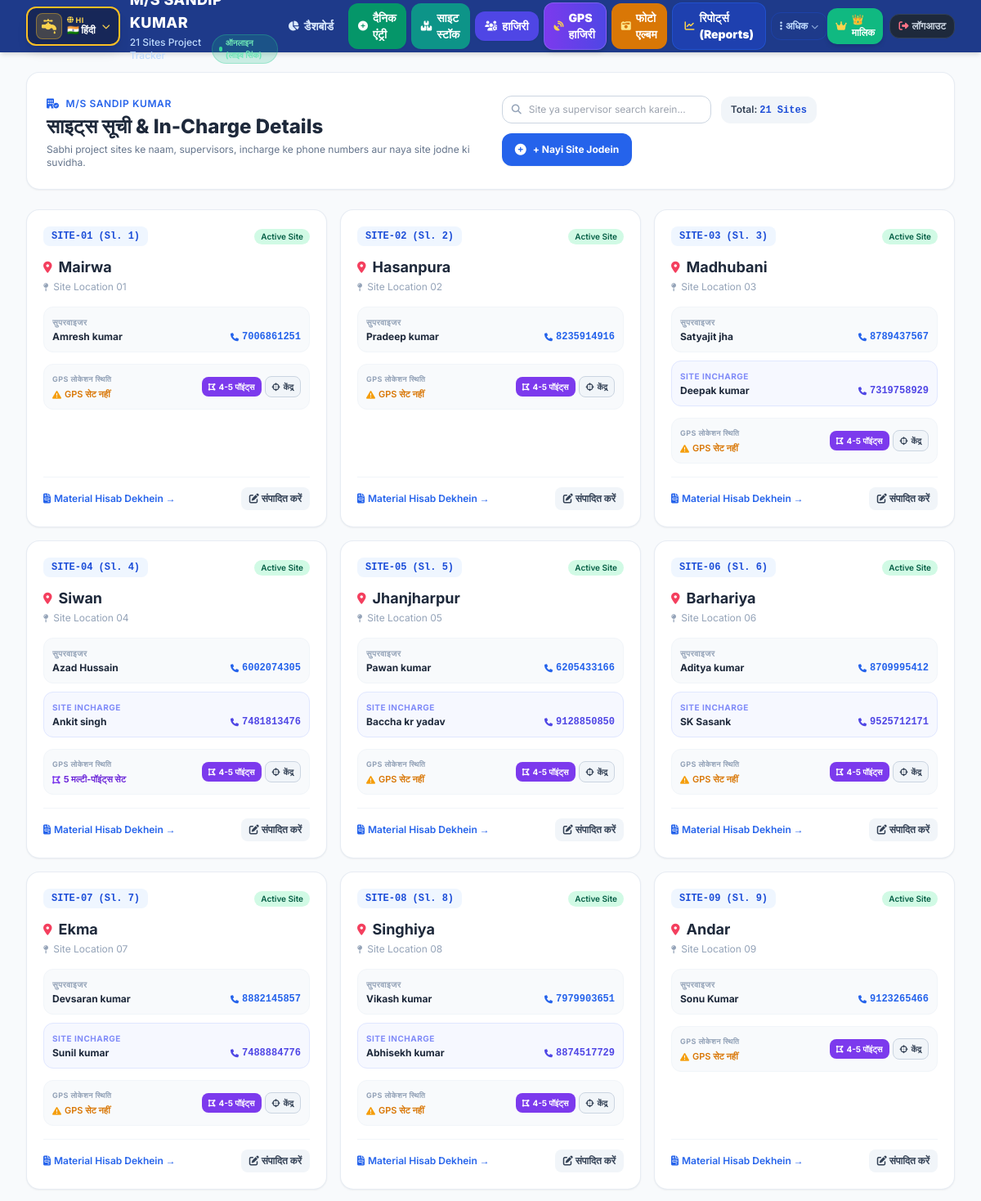
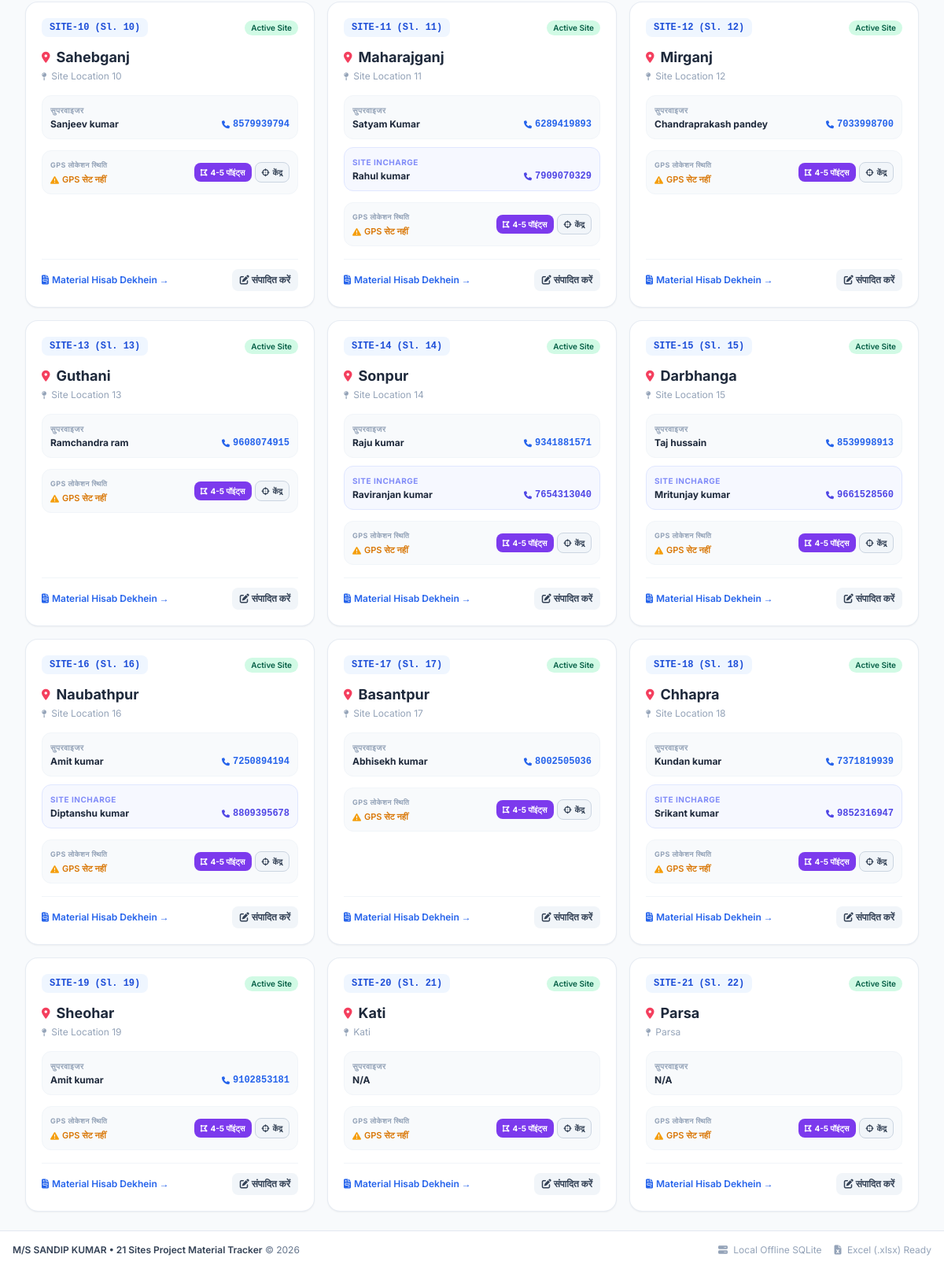
Page /sites (signed in) on the committed database (2 pictures, top to bottom).
### tables this page shows
CREATE TABLE sites (
        id INTEGER PRIMARY KEY AUTOINCREMENT,
        code TEXT UNIQUE NOT NULL,
        name TEXT NOT NULL,
        location TEXT,
        supervisor TEXT,
        contact TEXT,
        status TEXT DEFAULT 'Active',
        created_at TIMESTAMP DEFAULT CURRENT_TIMESTAMP
    , incharge TEXT, incharge_phone TEXT, latitude REAL, longitude REAL, geo_radius INTEGER DEFAULT 500);

### app.py (the view)
@app.route("/sites")
def sites_list():
    sites = database.get_all_sites()
    points_counts = database.get_geo_points_counts_by_site()
    return render_template("sites.html", sites=sites, points_counts=points_counts)

### templates/sites.html (shortened to what this page needs)
{% extends "base.html" %}
{% block content %}
<div class="space-y-6">
    <div class="bg-white rounded-2xl p-6 border border-slate-200/80 shadow-sm flex flex-col md:flex-row md:items-center justify-between gap-4">
        <div>
            <div class="inline-flex items-center gap-2 text-xs font-semibold text-blue-600 uppercase tracking-wider mb-1">
                <i class="fa-solid fa-building-circle-check"></i> M/S SANDIP KUMAR
            </div>
            <h1 class="text-2xl font-extrabold text-slate-800">Sites Directory & In-Charge Details</h1>
            <p class="text-xs text-slate-500 mt-1">
                Sabhi project sites ke naam, supervisors, incharge ke phone numbers aur naya site jodne ki suvidha.
            </p>
        </div>
        <div class="flex flex-wrap items-center gap-3">
            <div class="relative">
                <i class="fa-solid fa-magnifying-glass absolute left-3 top-1/2 -translate-y-1/2 text-slate-400 text-xs"></i>
                <input type="text" id="siteSearchInput" onkeyup="filterSites()" placeholder="Site ya supervisor search karein..." class="pl-8 pr-3 py-2 rounded-xl border border-slate-300 text-xs text-slate-700 focus:border-blue-500 focus:ring-1 focus:ring-blue-500 w-48 sm:w-64">
            </div>
            <div class="px-3 py-2 rounded-xl bg-slate-100 text-xs font-semibold text-slate-700">
                Total: <span id="siteCount" class="font-bold text-blue-700 font-mono">{{ sites|length }} Sites</span>
            </div>
            <button onclick="openAddSiteModal()" class="px-4 py-2.5 rounded-xl bg-blue-600 hover:bg-blue-700 text-white text-xs font-bold shadow-sm transition flex items-center gap-2">
                <i class="fa-solid fa-plus-circle text-sm"></i>
                <span>+ Nayi Site Jodein</span>
            </button>
        </div>
    </div>
    <div id="sitesGrid" class="grid grid-cols-1 sm:grid-cols-2 lg:grid-cols-3 gap-4">
        {% for s in sites %}
        <div class="site-card bg-white rounded-2xl p-5 border border-slate-200/80 shadow-sm hover:border-blue-400 hover:shadow-md transition flex flex-col justify-between"
             data-name="{{ s.name|lower }}"
             data-supervisor="{{ (s.supervisor or '')|lower }}"
             data-incharge="{{ (s.incharge or '')|lower }}"
             data-code="{{ s.code|lower }}"
             data-location="{{ (s.location or '')|lower }}">
            <div>
                <div class="flex items-center justify-between">
                    <span class="px-2.5 py-1 rounded-lg bg-blue-50 text-blue-700 font-mono text-xs font-bold">{{ s.code }} (Sl. {{ s.id }})</span>
                    <span class="px-2 py-0.5 rounded-full bg-emerald-100 text-emerald-800 text-[10px] font-semibold">Active Site</span>
                </div>
                <h3 class="text-lg font-bold text-slate-800 mt-3 flex items-center gap-2">
                    <i class="fa-solid fa-location-dot text-rose-500 text-sm"></i>
                    <span>{{ s.name }}</span>
                </h3>
                {% if s.location %}
                <p class="text-xs text-slate-400 mt-0.5 flex items-center gap-1.5">
                    <i class="fa-solid fa-map-pin text-[10px]"></i> {{ s.location }}
                </p>
                {% endif %}
                <div class="space-y-2.5 mt-4 text-xs">
                    <div class="p-2.5 rounded-xl bg-slate-50 border border-slate-100">
                        <span class="text-[10px] font-bold uppercase tracking-wider text-slate-400 block">Supervisor</span>
                        <div class="flex items-center justify-between mt-0.5">
                            <span class="font-bold text-slate-800">{{ s.supervisor or 'N/A' }}</span>
                            {% if s.contact %}
                            <a href="tel:{{ s.contact }}" class="text-blue-600 font-mono font-bold hover:underline flex items-center gap-1">
                                <i class="fa-solid fa-phone text-[10px]"></i> {{ s.contact }}
                            </a>
                            {% endif %}
                        </div>
                    </div>
                    {% if s.incharge %}
                    <div class="p-2.5 rounded-xl bg-indigo-50/50 border border-indigo-100">
                        <span class="text-[10px] font-bold uppercase tracking-wider text-indigo-400 block">Site Incharge</span>
                        <div class="flex items-center justify-between mt-0.5">
                            <span class="font-bold text-slate-800">{{ s.incharge }}</span>
                            {% if s.incharge_phone %}
                            <a href="tel:{{ s.incharge_phone }}" class="text-indigo-600 font-mono font-bold hover:underline flex items-center gap-1">
                                <i class="fa-solid fa-phone text-[10px]"></i> {{ s.incharge_phone }}
                            </a>
                            {% endif %}
                        </div>
                    </div>
                    {% endif %}
                </div>
                <div class="mt-3.5 p-2.5 rounded-xl bg-slate-50 border border-slate-100 flex items-center justify-between text-xs">
                    <div>
                        <span class="text-[9px] font-bold uppercase tracking-wider text-slate-400 block">GPS लोकेशन स्थिति</span>
                        {% if points_counts and points_counts.get(s.id) %}
                        <span class="text-violet-700 font-bold flex items-center gap-1 mt-0.5 text-[11px]">
                            <i class="fa-solid fa-draw-polygon text-violet-600"></i>
                            <span>{{ points_counts.get(s.id) }} मल्टी-पॉइंट्स सेट</span>
                        </span>
                        {% elif s.latitude and s.longitude %}
                        <span class="text-emerald-700 font-bold flex items-center gap-1 mt-0.5 text-[11px]">
                            <i class="fa-solid fa-circle-check text-emerald-500"></i>
                            <span>{{ s.latitude|round(3) }}, {{ s.longitude|round(3) }}</span>
                        </span>
                        {% else %}
                        <span class="text-amber-600 font-semibold flex items-center gap-1 mt-0.5 text-[11px]">
                            <i class="fa-solid fa-triangle-exclamation text-amber-500"></i>
                            <span>GPS सेट नहीं</span>
                        </span>
                        {% endif %}
                    </div>
                    <div class="flex items-center gap-1">
                        <a href="/geo-attendance" title="4-5 GPS पॉइंट्स मैनेज करें"
                           class="px-2 py-1 rounded-lg bg-violet-600 hover:bg-violet-700 text-white font-bold text-[10px] transition flex items-center gap-1 shadow-xs">
                            <i class="fa-solid fa-draw-polygon"></i>
                            <span>4-5 पॉइंट्स</span>
                        </a>
                        <button onclick='openGlobalSiteGpsModal({{ s.id }}, "{{ s.name }}", "{{ s.latitude or "" }}", "{{ s.longitude or "" }}", {{ s.geo_radius or 500 }})'
                                class="px-2 py-1 rounded-lg bg-slate-100 hover:bg-slate-200 text-slate-700 font-bold text-[10px] transition flex items-center gap-1 border border-slate-300">
                            <i class="fa-solid fa-crosshairs"></i>
                            <span>केंद्र</span>
                        </button>
                    </div>
                </div>
            </div>
            <div class="mt-4 pt-3 border-t border-slate-100 flex items-center justify-between">
                <a href="{{ url_for('site_report', site_id=s.id) }}" class="text-xs font-semibold text-blue-600 hover:text-blue-800 flex items-center gap-1">
                    <i class="fa-solid fa-file-invoice"></i> Material Hisab Dekhein &rarr;
                </a>
                <button onclick='openEditSiteModal({{ s|tojson }})' class="px-2.5 py-1.5 rounded-lg bg-slate-100 hover:bg-slate-200 text-slate-700 text-xs font-semibold transition">
                    <i class="fa-solid fa-pen-to-square"></i> Edit
                </button>
            </div>
        </div>
        {% endfor %}
    </div>
</div>
{% endblock %}

### rows in the picture
sites: code "SITE-01", id "1", name "Mairwa", location "Site Location 01", supervisor "Amresh kumar", contact "7006861251", shows "GPS सेट नहीं"
sites: code "SITE-02", id "2", name "Hasanpura", location "Site Location 02", supervisor "Pradeep kumar", contact "8235914916", shows "GPS सेट नहीं"
sites: code "SITE-03", id "3", name "Madhubani", location "Site Location 03", supervisor "Satyajit jha", contact "8789437567", incharge "Deepak kumar", incharge_phone "7319758929", shows "GPS सेट नहीं"
sites: code "SITE-04", id "4", name "Siwan", location "Site Location 04", supervisor "Azad Hussain", contact "6002074305", incharge "Ankit singh", incharge_phone "7481813476", get "5"
sites: code "SITE-05", id "5", name "Jhanjharpur", location "Site Location 05", supervisor "Pawan kumar", contact "6205433166", incharge "Baccha kr yadav", incharge_phone "9128850850", shows "GPS सेट नहीं"
sites: code "SITE-06", id "6", name "Barhariya", location "Site Location 06", supervisor "Aditya kumar", contact "8709995412", incharge "SK Sasank", incharge_phone "9525712171", shows "GPS सेट नहीं"
sites: code "SITE-07", id "7", name "Ekma", location "Site Location 07", supervisor "Devsaran kumar", contact "8882145857", incharge "Sunil kumar", incharge_phone "7488884776", shows "GPS सेट नहीं"
sites: code "SITE-08", id "8", name "Singhiya", location "Site Location 08", supervisor "Vikash kumar", contact "7979903651", incharge "Abhisekh kumar", incharge_phone "8874517729", shows "GPS सेट नहीं"
sites: code "SITE-09", id "9", name "Andar", location "Site Location 09", supervisor "Sonu Kumar", contact "9123265466", shows "GPS सेट नहीं"
sites: code "SITE-10", id "10", name "Sahebganj", location "Site Location 10", supervisor "Sanjeev kumar", contact "8579939794", shows "GPS सेट नहीं"
sites: code "SITE-11", id "11", name "Maharajganj", location "Site Location 11", supervisor "Satyam Kumar", contact "6289419893", incharge "Rahul kumar", incharge_phone "7909070329", shows "GPS सेट नहीं"
sites: code "SITE-12", id "12", name "Mirganj", location "Site Location 12", supervisor "Chandraprakash pandey", contact "7033998700", shows "GPS सेट नहीं"
sites: code "SITE-13", id "13", name "Guthani", location "Site Location 13", supervisor "Ramchandra ram", contact "9608074915", shows "GPS सेट नहीं"
sites: code "SITE-14", id "14", name "Sonpur", location "Site Location 14", supervisor "Raju kumar", contact "9341881571", incharge "Raviranjan kumar", incharge_phone "7654313040", shows "GPS सेट नहीं"
sites: code "SITE-15", id "15", name "Darbhanga", location "Site Location 15", supervisor "Taj hussain", contact "8539998913", incharge "Mritunjay kumar", incharge_phone "9661528560", shows "GPS सेट नहीं"
sites: code "SITE-16", id "16", name "Naubathpur", location "Site Location 16", supervisor "Amit kumar", contact "7250894194", incharge "Diptanshu kumar", incharge_phone "8809395678", shows "GPS सेट नहीं"
sites: code "SITE-17", id "17", name "Basantpur", location "Site Location 17", supervisor "Abhisekh kumar", contact "8002505036", shows "GPS सेट नहीं"
sites: code "SITE-18", id "18", name "Chhapra", location "Site Location 18", supervisor "Kundan kumar", contact "7371819939", incharge "Srikant kumar", incharge_phone "9852316947", shows "GPS सेट नहीं"
sites: code "SITE-19", id "19", name "Sheohar", location "Site Location 19", supervisor "Amit kumar", contact "9102853181", shows "GPS सेट नहीं"
sites: code "SITE-20", id "21", name "Kati", location "Kati", supervisor "N/A", shows "GPS सेट नहीं"
sites: code "SITE-21", id "22", name "Parsa", location "Parsa", supervisor "N/A", shows "GPS सेट नहीं"

### other values in the picture
{{ sites|length }} "21"
